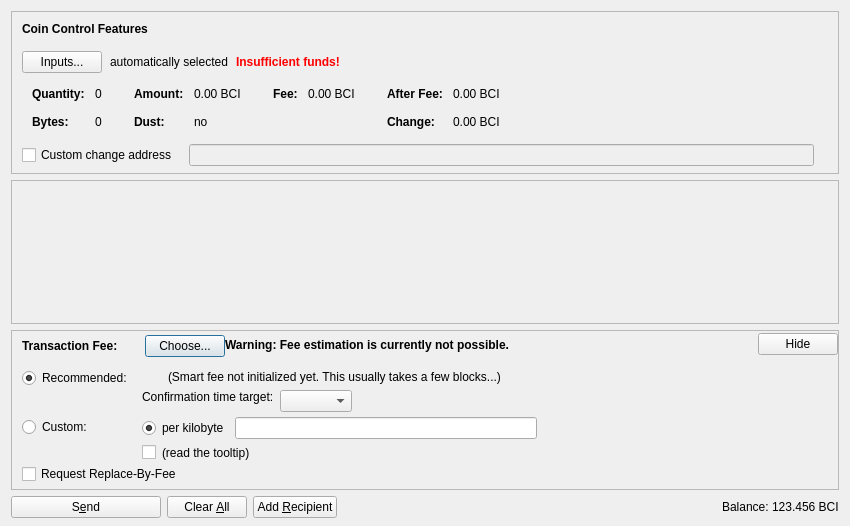
<?xml version="1.0" encoding="UTF-8"?>
<ui version="4.0">
 <class>SendCoinsDialog</class>
 <widget class="QDialog" name="SendCoinsDialog">
  <property name="geometry">
   <rect>
    <x>0</x>
    <y>0</y>
    <width>850</width>
    <height>526</height>
   </rect>
  </property>
  <property name="windowTitle">
   <string>Send Coins</string>
  </property>
  <layout class="QVBoxLayout" name="verticalLayout" stretch="0,1,0,0">
   <property name="bottomMargin">
    <number>8</number>
   </property>
   <item>
    <widget class="QFrame" name="frameCoinControl">
     <property name="sizePolicy">
      <sizepolicy hsizetype="Expanding" vsizetype="Expanding">
       <horstretch>0</horstretch>
       <verstretch>0</verstretch>
      </sizepolicy>
     </property>
     <property name="maximumSize">
      <size>
       <width>16777215</width>
       <height>16777215</height>
      </size>
     </property>
     <property name="frameShape">
      <enum>QFrame::StyledPanel</enum>
     </property>
     <property name="frameShadow">
      <enum>QFrame::Sunken</enum>
     </property>
     <layout class="QVBoxLayout" name="verticalLayoutCoinControl2">
      <property name="spacing">
       <number>0</number>
      </property>
      <property name="leftMargin">
       <number>0</number>
      </property>
      <property name="topMargin">
       <number>0</number>
      </property>
      <property name="rightMargin">
       <number>0</number>
      </property>
      <property name="bottomMargin">
       <number>6</number>
      </property>
      <item>
       <layout class="QVBoxLayout" name="verticalLayoutCoinControl" stretch="0,0,0,0,1">
        <property name="spacing">
         <number>0</number>
        </property>
        <property name="leftMargin">
         <number>10</number>
        </property>
        <property name="topMargin">
         <number>10</number>
        </property>
        <item>
         <layout class="QHBoxLayout" name="horizontalLayoutCoinControl1">
          <property name="bottomMargin">
           <number>15</number>
          </property>
          <item>
           <widget class="QLabel" name="labelCoinControlFeatures">
            <property name="sizePolicy">
             <sizepolicy hsizetype="Preferred" vsizetype="Maximum">
              <horstretch>0</horstretch>
              <verstretch>0</verstretch>
             </sizepolicy>
            </property>
            <property name="font">
             <font>
              <weight>75</weight>
              <bold>true</bold>
             </font>
            </property>
            <property name="styleSheet">
             <string notr="true">font-weight:bold;</string>
            </property>
            <property name="text">
             <string>Coin Control Features</string>
            </property>
           </widget>
          </item>
         </layout>
        </item>
        <item>
         <layout class="QHBoxLayout" name="horizontalLayoutCoinControl2" stretch="0,0,0,0">
          <property name="spacing">
           <number>8</number>
          </property>
          <property name="bottomMargin">
           <number>10</number>
          </property>
          <item>
           <widget class="QPushButton" name="pushButtonCoinControl">
            <property name="styleSheet">
             <string notr="true"/>
            </property>
            <property name="text">
             <string>Inputs...</string>
            </property>
            <property name="autoDefault">
             <bool>false</bool>
            </property>
           </widget>
          </item>
          <item>
           <widget class="QLabel" name="labelCoinControlAutomaticallySelected">
            <property name="text">
             <string>automatically selected</string>
            </property>
            <property name="margin">
             <number>5</number>
            </property>
           </widget>
          </item>
          <item>
           <widget class="QLabel" name="labelCoinControlInsuffFunds">
            <property name="font">
             <font>
              <weight>75</weight>
              <bold>true</bold>
             </font>
            </property>
            <property name="styleSheet">
             <string notr="true">color:red;font-weight:bold;</string>
            </property>
            <property name="text">
             <string>Insufficient funds!</string>
            </property>
            <property name="margin">
             <number>5</number>
            </property>
           </widget>
          </item>
          <item>
           <spacer name="horizontalSpacerCoinControl">
            <property name="orientation">
             <enum>Qt::Horizontal</enum>
            </property>
            <property name="sizeHint" stdset="0">
             <size>
              <width>40</width>
              <height>1</height>
             </size>
            </property>
           </spacer>
          </item>
         </layout>
        </item>
        <item>
         <widget class="QWidget" name="widgetCoinControl" native="true">
          <property name="sizePolicy">
           <sizepolicy hsizetype="Preferred" vsizetype="Preferred">
            <horstretch>0</horstretch>
            <verstretch>0</verstretch>
           </sizepolicy>
          </property>
          <property name="minimumSize">
           <size>
            <width>0</width>
            <height>0</height>
           </size>
          </property>
          <property name="styleSheet">
           <string notr="true"/>
          </property>
          <layout class="QHBoxLayout" name="horizontalLayoutCoinControl5">
           <property name="leftMargin">
            <number>0</number>
           </property>
           <property name="topMargin">
            <number>0</number>
           </property>
           <property name="rightMargin">
            <number>0</number>
           </property>
           <property name="bottomMargin">
            <number>0</number>
           </property>
           <item>
            <layout class="QHBoxLayout" name="horizontalLayoutCoinControl3" stretch="0,0,0,1">
             <property name="spacing">
              <number>20</number>
             </property>
             <property name="topMargin">
              <number>0</number>
             </property>
             <property name="bottomMargin">
              <number>10</number>
             </property>
             <item>
              <layout class="QFormLayout" name="formLayoutCoinControl1">
               <property name="horizontalSpacing">
                <number>10</number>
               </property>
               <property name="verticalSpacing">
                <number>14</number>
               </property>
               <property name="leftMargin">
                <number>10</number>
               </property>
               <property name="topMargin">
                <number>4</number>
               </property>
               <property name="rightMargin">
                <number>6</number>
               </property>
               <item row="0" column="0">
                <widget class="QLabel" name="labelCoinControlQuantityText">
                 <property name="font">
                  <font>
                   <weight>75</weight>
                   <bold>true</bold>
                  </font>
                 </property>
                 <property name="text">
                  <string>Quantity:</string>
                 </property>
                 <property name="margin">
                  <number>0</number>
                 </property>
                </widget>
               </item>
               <item row="0" column="1">
                <widget class="QLabel" name="labelCoinControlQuantity">
                 <property name="cursor">
                  <cursorShape>IBeamCursor</cursorShape>
                 </property>
                 <property name="contextMenuPolicy">
                  <enum>Qt::ActionsContextMenu</enum>
                 </property>
                 <property name="text">
                  <string notr="true">0</string>
                 </property>
                 <property name="margin">
                  <number>0</number>
                 </property>
                 <property name="textInteractionFlags">
                  <set>Qt::LinksAccessibleByMouse|Qt::TextSelectableByKeyboard|Qt::TextSelectableByMouse</set>
                 </property>
                </widget>
               </item>
               <item row="1" column="0">
                <widget class="QLabel" name="labelCoinControlBytesText">
                 <property name="font">
                  <font>
                   <weight>75</weight>
                   <bold>true</bold>
                  </font>
                 </property>
                 <property name="text">
                  <string>Bytes:</string>
                 </property>
                </widget>
               </item>
               <item row="1" column="1">
                <widget class="QLabel" name="labelCoinControlBytes">
                 <property name="cursor">
                  <cursorShape>IBeamCursor</cursorShape>
                 </property>
                 <property name="contextMenuPolicy">
                  <enum>Qt::ActionsContextMenu</enum>
                 </property>
                 <property name="text">
                  <string notr="true">0</string>
                 </property>
                 <property name="textInteractionFlags">
                  <set>Qt::LinksAccessibleByMouse|Qt::TextSelectableByKeyboard|Qt::TextSelectableByMouse</set>
                 </property>
                </widget>
               </item>
              </layout>
             </item>
             <item>
              <layout class="QFormLayout" name="formLayoutCoinControl2">
               <property name="horizontalSpacing">
                <number>10</number>
               </property>
               <property name="verticalSpacing">
                <number>14</number>
               </property>
               <property name="leftMargin">
                <number>6</number>
               </property>
               <property name="topMargin">
                <number>4</number>
               </property>
               <property name="rightMargin">
                <number>6</number>
               </property>
               <item row="0" column="0">
                <widget class="QLabel" name="labelCoinControlAmountText">
                 <property name="font">
                  <font>
                   <weight>75</weight>
                   <bold>true</bold>
                  </font>
                 </property>
                 <property name="text">
                  <string>Amount:</string>
                 </property>
                 <property name="margin">
                  <number>0</number>
                 </property>
                </widget>
               </item>
               <item row="0" column="1">
                <widget class="QLabel" name="labelCoinControlAmount">
                 <property name="cursor">
                  <cursorShape>IBeamCursor</cursorShape>
                 </property>
                 <property name="contextMenuPolicy">
                  <enum>Qt::ActionsContextMenu</enum>
                 </property>
                 <property name="text">
                  <string notr="true">0.00 BCI</string>
                 </property>
                 <property name="textInteractionFlags">
                  <set>Qt::LinksAccessibleByMouse|Qt::TextSelectableByKeyboard|Qt::TextSelectableByMouse</set>
                 </property>
                </widget>
               </item>
               <item row="1" column="0">
                <widget class="QLabel" name="labelCoinControlLowOutputText">
                 <property name="font">
                  <font>
                   <weight>75</weight>
                   <bold>true</bold>
                  </font>
                 </property>
                 <property name="text">
                  <string>Dust:</string>
                 </property>
                </widget>
               </item>
               <item row="1" column="1">
                <widget class="QLabel" name="labelCoinControlLowOutput">
                 <property name="cursor">
                  <cursorShape>IBeamCursor</cursorShape>
                 </property>
                 <property name="contextMenuPolicy">
                  <enum>Qt::ActionsContextMenu</enum>
                 </property>
                 <property name="text">
                  <string notr="true">no</string>
                 </property>
                 <property name="textInteractionFlags">
                  <set>Qt::LinksAccessibleByMouse|Qt::TextSelectableByKeyboard|Qt::TextSelectableByMouse</set>
                 </property>
                </widget>
               </item>
              </layout>
             </item>
             <item>
              <layout class="QFormLayout" name="formLayoutCoinControl3">
               <property name="horizontalSpacing">
                <number>10</number>
               </property>
               <property name="verticalSpacing">
                <number>14</number>
               </property>
               <property name="leftMargin">
                <number>6</number>
               </property>
               <property name="topMargin">
                <number>4</number>
               </property>
               <property name="rightMargin">
                <number>6</number>
               </property>
               <item row="0" column="0">
                <widget class="QLabel" name="labelCoinControlFeeText">
                 <property name="font">
                  <font>
                   <weight>75</weight>
                   <bold>true</bold>
                  </font>
                 </property>
                 <property name="text">
                  <string>Fee:</string>
                 </property>
                 <property name="margin">
                  <number>0</number>
                 </property>
                </widget>
               </item>
               <item row="0" column="1">
                <widget class="QLabel" name="labelCoinControlFee">
                 <property name="cursor">
                  <cursorShape>IBeamCursor</cursorShape>
                 </property>
                 <property name="contextMenuPolicy">
                  <enum>Qt::ActionsContextMenu</enum>
                 </property>
                 <property name="text">
                  <string notr="true">0.00 BCI</string>
                 </property>
                 <property name="textInteractionFlags">
                  <set>Qt::LinksAccessibleByMouse|Qt::TextSelectableByKeyboard|Qt::TextSelectableByMouse</set>
                 </property>
                </widget>
               </item>
              </layout>
             </item>
             <item>
              <layout class="QFormLayout" name="formLayoutCoinControl4">
               <property name="horizontalSpacing">
                <number>10</number>
               </property>
               <property name="verticalSpacing">
                <number>14</number>
               </property>
               <property name="leftMargin">
                <number>6</number>
               </property>
               <property name="topMargin">
                <number>4</number>
               </property>
               <property name="rightMargin">
                <number>6</number>
               </property>
               <item row="0" column="0">
                <widget class="QLabel" name="labelCoinControlAfterFeeText">
                 <property name="font">
                  <font>
                   <weight>75</weight>
                   <bold>true</bold>
                  </font>
                 </property>
                 <property name="text">
                  <string>After Fee:</string>
                 </property>
                 <property name="margin">
                  <number>0</number>
                 </property>
                </widget>
               </item>
               <item row="0" column="1">
                <widget class="QLabel" name="labelCoinControlAfterFee">
                 <property name="cursor">
                  <cursorShape>IBeamCursor</cursorShape>
                 </property>
                 <property name="contextMenuPolicy">
                  <enum>Qt::ActionsContextMenu</enum>
                 </property>
                 <property name="text">
                  <string notr="true">0.00 BCI</string>
                 </property>
                 <property name="textInteractionFlags">
                  <set>Qt::LinksAccessibleByMouse|Qt::TextSelectableByKeyboard|Qt::TextSelectableByMouse</set>
                 </property>
                </widget>
               </item>
               <item row="1" column="0">
                <widget class="QLabel" name="labelCoinControlChangeText">
                 <property name="font">
                  <font>
                   <weight>75</weight>
                   <bold>true</bold>
                  </font>
                 </property>
                 <property name="text">
                  <string>Change:</string>
                 </property>
                </widget>
               </item>
               <item row="1" column="1">
                <widget class="QLabel" name="labelCoinControlChange">
                 <property name="cursor">
                  <cursorShape>IBeamCursor</cursorShape>
                 </property>
                 <property name="contextMenuPolicy">
                  <enum>Qt::ActionsContextMenu</enum>
                 </property>
                 <property name="text">
                  <string notr="true">0.00 BCI</string>
                 </property>
                 <property name="textInteractionFlags">
                  <set>Qt::LinksAccessibleByMouse|Qt::TextSelectableByKeyboard|Qt::TextSelectableByMouse</set>
                 </property>
                </widget>
               </item>
              </layout>
             </item>
            </layout>
           </item>
          </layout>
         </widget>
        </item>
        <item>
         <layout class="QHBoxLayout" name="horizontalLayoutCoinControl4" stretch="0,0,0">
          <property name="spacing">
           <number>12</number>
          </property>
          <property name="sizeConstraint">
           <enum>QLayout::SetDefaultConstraint</enum>
          </property>
          <property name="topMargin">
           <number>5</number>
          </property>
          <property name="rightMargin">
           <number>5</number>
          </property>
          <item>
           <widget class="QCheckBox" name="checkBoxCoinControlChange">
            <property name="toolTip">
             <string>If this is activated, but the change address is empty or invalid, change will be sent to a newly generated address.</string>
            </property>
            <property name="text">
             <string>Custom change address</string>
            </property>
           </widget>
          </item>
          <item>
           <widget class="QValidatedLineEdit" name="lineEditCoinControlChange">
            <property name="enabled">
             <bool>false</bool>
            </property>
            <property name="sizePolicy">
             <sizepolicy hsizetype="Expanding" vsizetype="Fixed">
              <horstretch>0</horstretch>
              <verstretch>0</verstretch>
             </sizepolicy>
            </property>
           </widget>
          </item>
          <item>
           <widget class="QLabel" name="labelCoinControlChangeLabel">
            <property name="sizePolicy">
             <sizepolicy hsizetype="Preferred" vsizetype="Expanding">
              <horstretch>0</horstretch>
              <verstretch>0</verstretch>
             </sizepolicy>
            </property>
            <property name="minimumSize">
             <size>
              <width>0</width>
              <height>0</height>
             </size>
            </property>
            <property name="text">
             <string/>
            </property>
            <property name="margin">
             <number>3</number>
            </property>
           </widget>
          </item>
         </layout>
        </item>
        <item>
         <spacer name="verticalSpacerCoinControl">
          <property name="orientation">
           <enum>Qt::Vertical</enum>
          </property>
          <property name="sizeHint" stdset="0">
           <size>
            <width>800</width>
            <height>1</height>
           </size>
          </property>
         </spacer>
        </item>
       </layout>
      </item>
     </layout>
    </widget>
   </item>
   <item>
    <widget class="QScrollArea" name="scrollArea">
     <property name="widgetResizable">
      <bool>true</bool>
     </property>
     <widget class="QWidget" name="scrollAreaWidgetContents">
      <property name="geometry">
       <rect>
        <x>0</x>
        <y>0</y>
        <width>830</width>
        <height>104</height>
       </rect>
      </property>
      <layout class="QVBoxLayout" name="verticalLayout_2" stretch="0,1">
       <property name="leftMargin">
        <number>0</number>
       </property>
       <property name="topMargin">
        <number>0</number>
       </property>
       <property name="rightMargin">
        <number>0</number>
       </property>
       <property name="bottomMargin">
        <number>0</number>
       </property>
       <item>
        <layout class="QVBoxLayout" name="entries">
         <property name="spacing">
          <number>6</number>
         </property>
        </layout>
       </item>
       <item>
        <spacer name="verticalSpacer">
         <property name="orientation">
          <enum>Qt::Vertical</enum>
         </property>
         <property name="sizeHint" stdset="0">
          <size>
           <width>20</width>
           <height>40</height>
          </size>
         </property>
        </spacer>
       </item>
      </layout>
     </widget>
    </widget>
   </item>
   <item>
    <widget class="QFrame" name="frameFee">
     <property name="sizePolicy">
      <sizepolicy hsizetype="Expanding" vsizetype="Expanding">
       <horstretch>0</horstretch>
       <verstretch>0</verstretch>
      </sizepolicy>
     </property>
     <property name="maximumSize">
      <size>
       <width>16777215</width>
       <height>16777215</height>
      </size>
     </property>
     <property name="frameShape">
      <enum>QFrame::StyledPanel</enum>
     </property>
     <property name="frameShadow">
      <enum>QFrame::Sunken</enum>
     </property>
     <layout class="QVBoxLayout" name="verticalLayoutFee1">
      <property name="spacing">
       <number>0</number>
      </property>
      <property name="leftMargin">
       <number>0</number>
      </property>
      <property name="topMargin">
       <number>0</number>
      </property>
      <property name="rightMargin">
       <number>0</number>
      </property>
      <property name="bottomMargin">
       <number>0</number>
      </property>
      <item>
       <layout class="QVBoxLayout" name="verticalLayoutFee2" stretch="0,0,0">
        <property name="spacing">
         <number>0</number>
        </property>
        <property name="leftMargin">
         <number>10</number>
        </property>
        <property name="topMargin">
         <number>0</number>
        </property>
        <item>
         <layout class="QHBoxLayout" name="horizontalLayoutFee1">
          <property name="bottomMargin">
           <number>0</number>
          </property>
          <item>
           <layout class="QVBoxLayout" name="verticalLayoutFee7">
            <property name="spacing">
             <number>0</number>
            </property>
            <item>
             <spacer name="verticalSpacerSmartFee">
              <property name="orientation">
               <enum>Qt::Vertical</enum>
              </property>
              <property name="sizeType">
               <enum>QSizePolicy::Fixed</enum>
              </property>
              <property name="sizeHint" stdset="0">
               <size>
                <width>1</width>
                <height>4</height>
               </size>
              </property>
             </spacer>
            </item>
            <item>
             <layout class="QHBoxLayout" name="horizontalLayoutSmartFee">
              <property name="spacing">
               <number>10</number>
              </property>
              <item>
               <widget class="QLabel" name="labelFeeHeadline">
                <property name="sizePolicy">
                 <sizepolicy hsizetype="Preferred" vsizetype="Maximum">
                  <horstretch>0</horstretch>
                  <verstretch>0</verstretch>
                 </sizepolicy>
                </property>
                <property name="font">
                 <font>
                  <weight>75</weight>
                  <bold>true</bold>
                 </font>
                </property>
                <property name="styleSheet">
                 <string notr="true">font-weight:bold;</string>
                </property>
                <property name="text">
                 <string>Transaction Fee:</string>
                </property>
               </widget>
              </item>
              <item>
               <widget class="QLabel" name="labelFeeMinimized">
                <property name="text">
                 <string/>
                </property>
               </widget>
              </item>
              <item>
               <widget class="QPushButton" name="buttonChooseFee">
                <property name="text">
                 <string>Choose...</string>
                </property>
               </widget>
              </item>
             </layout>
            </item>
            <item>
             <spacer name="verticalSpacer_5">
              <property name="orientation">
               <enum>Qt::Vertical</enum>
              </property>
              <property name="sizeHint" stdset="0">
               <size>
                <width>1</width>
                <height>1</height>
               </size>
              </property>
             </spacer>
            </item>
           </layout>
          </item>
          <item>
           <widget class="QLabel" name="fallbackFeeWarningLabel">
            <property name="toolTip">
             <string>Using the fallbackfee can result in sending a transaction that will take several hours or days (or never) to confirm. Consider choosing your fee manually or wait until you have validated the complete chain.</string>
            </property>
            <property name="font">
            <font>
                <weight>75</weight>
                <bold>true</bold>
            </font>
            </property>
            <property name="text">
             <string>Warning: Fee estimation is currently not possible.</string>
            </property>
            <property name="wordWrap">
             <bool>false</bool>
            </property>
           </widget>
          </item>
          <item>
           <spacer name="horizontalSpacer_4">
            <property name="orientation">
             <enum>Qt::Horizontal</enum>
            </property>
            <property name="sizeType">
             <enum>QSizePolicy::MinimumExpanding</enum>
            </property>
            <property name="sizeHint" stdset="0">
             <size>
              <width>40</width>
              <height>20</height>
             </size>
            </property>
           </spacer>
          </item>
          <item>
           <widget class="QPushButton" name="buttonMinimizeFee">
            <property name="toolTip">
             <string>collapse fee-settings</string>
            </property>
            <property name="text">
             <string>Hide</string>
            </property>
           </widget>
          </item>
         </layout>
        </item>
        <item>
         <widget class="QFrame" name="frameFeeSelection">
          <layout class="QVBoxLayout" name="verticalLayoutFee12">
           <property name="spacing">
            <number>0</number>
           </property>
           <property name="leftMargin">
            <number>0</number>
           </property>
           <property name="topMargin">
            <number>0</number>
           </property>
           <property name="rightMargin">
            <number>0</number>
           </property>
           <property name="bottomMargin">
            <number>0</number>
           </property>
           <item>
            <layout class="QGridLayout" name="gridLayoutFee">
             <property name="topMargin">
              <number>10</number>
             </property>
             <property name="bottomMargin">
              <number>4</number>
             </property>
             <property name="horizontalSpacing">
              <number>10</number>
             </property>
             <property name="verticalSpacing">
              <number>4</number>
             </property>
             <item row="1" column="1">
              <layout class="QVBoxLayout" name="verticalLayoutFee8">
               <property name="spacing">
                <number>6</number>
               </property>
               <item>
                <layout class="QHBoxLayout" name="horizontalLayoutFee13">
                 <item>
                  <widget class="QRadioButton" name="radioCustomPerKilobyte">
                   <property name="toolTip">
                    <string>If the custom fee is set to 1000 satoshis and the transaction is only 250 bytes, then &quot;per kilobyte&quot; only pays 250 satoshis in fee, while &quot;total at least&quot; pays 1000 satoshis. For transactions bigger than a kilobyte both pay by kilobyte.</string>
                   </property>
                   <property name="text">
                    <string>per kilobyte</string>
                   </property>
                   <property name="checked">
                    <bool>true</bool>
                   </property>
                   <attribute name="buttonGroup">
                    <string notr="true">groupCustomFee</string>
                   </attribute>
                  </widget>
                 </item>
                 <item>
                  <widget class="BitcoinAmountField" name="customFee"/>
                 </item>
                 <item>
                  <spacer name="horizontalSpacer_6">
                   <property name="orientation">
                    <enum>Qt::Horizontal</enum>
                   </property>
                   <property name="sizeHint" stdset="0">
                    <size>
                     <width>1</width>
                     <height>1</height>
                    </size>
                   </property>
                  </spacer>
                 </item>
                </layout>
               </item>
               <item>
                <layout class="QHBoxLayout" name="horizontalLayoutFee8">
                 <item>
                  <widget class="QCheckBox" name="checkBoxMinimumFee">
                   <property name="toolTip">
                    <string>Paying only the minimum fee is just fine as long as there is less transaction volume than space in the blocks. But be aware that this can end up in a never confirming transaction once there is more demand for bitcoin transactions than the network can process.</string>
                   </property>
                   <property name="text">
                    <string/>
                   </property>
                  </widget>
                 </item>
                 <item>
                  <widget class="QLabel" name="labelMinFeeWarning">
                   <property name="enabled">
                    <bool>true</bool>
                   </property>
                   <property name="toolTip">
                    <string>Paying only the minimum fee is just fine as long as there is less transaction volume than space in the blocks. But be aware that this can end up in a never confirming transaction once there is more demand for bitcoin transactions than the network can process.</string>
                   </property>
                   <property name="text">
                    <string>(read the tooltip)</string>
                   </property>
                   <property name="margin">
                    <number>5</number>
                   </property>
                  </widget>
                 </item>
                 <item>
                  <spacer name="horizontalSpacer_2">
                   <property name="orientation">
                    <enum>Qt::Horizontal</enum>
                   </property>
                   <property name="sizeHint" stdset="0">
                    <size>
                     <width>1</width>
                     <height>1</height>
                    </size>
                   </property>
                  </spacer>
                 </item>
                </layout>
               </item>
              </layout>
             </item>
             <item row="0" column="0">
              <layout class="QVBoxLayout" name="verticalLayoutFee4" stretch="0,1">
               <item>
                <widget class="QRadioButton" name="radioSmartFee">
                 <property name="text">
                  <string>Recommended:</string>
                 </property>
                 <property name="checked">
                  <bool>true</bool>
                 </property>
                 <attribute name="buttonGroup">
                  <string notr="true">groupFee</string>
                 </attribute>
                </widget>
               </item>
               <item>
                <spacer name="verticalSpacer_2">
                 <property name="orientation">
                  <enum>Qt::Vertical</enum>
                 </property>
                 <property name="sizeHint" stdset="0">
                  <size>
                   <width>1</width>
                   <height>1</height>
                  </size>
                 </property>
                </spacer>
               </item>
              </layout>
             </item>
             <item row="1" column="0">
              <layout class="QVBoxLayout" name="verticalLayoutFee9" stretch="0,1">
               <item>
                <widget class="QRadioButton" name="radioCustomFee">
                 <property name="text">
                  <string>Custom:</string>
                 </property>
                 <attribute name="buttonGroup">
                  <string notr="true">groupFee</string>
                 </attribute>
                </widget>
               </item>
               <item>
                <spacer name="verticalSpacer_6">
                 <property name="orientation">
                  <enum>Qt::Vertical</enum>
                 </property>
                 <property name="sizeHint" stdset="0">
                  <size>
                   <width>1</width>
                   <height>1</height>
                  </size>
                 </property>
                </spacer>
               </item>
              </layout>
             </item>
             <item row="0" column="1">
              <layout class="QVBoxLayout" name="verticalLayoutFee3" stretch="0,0,1">
               <property name="spacing">
                <number>6</number>
               </property>
               <property name="topMargin">
                <number>2</number>
               </property>
               <item>
                <layout class="QHBoxLayout" name="horizontalLayoutFee12">
                 <item>
                  <widget class="QLabel" name="labelSmartFee">
                   <property name="text">
                    <string/>
                   </property>
                   <property name="margin">
                    <number>2</number>
                   </property>
                  </widget>
                 </item>
                 <item>
                  <widget class="QLabel" name="labelFeeEstimation">
                   <property name="text">
                    <string/>
                   </property>
                  </widget>
                 </item>
                 <item>
                  <widget class="QLabel" name="labelSmartFee2">
                   <property name="text">
                    <string>(Smart fee not initialized yet. This usually takes a few blocks...)</string>
                   </property>
                   <property name="margin">
                    <number>2</number>
                   </property>
                  </widget>
                 </item>
                 <item>
                  <spacer name="horizontalSpacer_5">
                   <property name="orientation">
                    <enum>Qt::Horizontal</enum>
                   </property>
                   <property name="sizeHint" stdset="0">
                    <size>
                     <width>1</width>
                     <height>1</height>
                    </size>
                   </property>
                  </spacer>
                 </item>
                </layout>
               </item>
               <item>
                <layout class="QHBoxLayout" name="horizontalLayoutFee9">
                 <item>
                  <layout class="QVBoxLayout" name="verticalLayoutFee6">
                   <item>
                    <widget class="QLabel" name="labelSmartFee3">
                     <property name="text">
                      <string>Confirmation time target:</string>
                     </property>
                     <property name="margin">
                      <number>2</number>
                     </property>
                    </widget>
                   </item>
                   <item>
                    <spacer name="verticalSpacer_3">
                     <property name="orientation">
                      <enum>Qt::Vertical</enum>
                     </property>
                     <property name="sizeHint" stdset="0">
                      <size>
                       <width>1</width>
                       <height>1</height>
                      </size>
                     </property>
                    </spacer>
                   </item>
                  </layout>
                 </item>
                 <item>
                  <layout class="QVBoxLayout" name="verticalLayoutFee5">
                   <property name="rightMargin">
                    <number>30</number>
                   </property>
                   <item>
                    <layout class="QHBoxLayout" name="horizontalLayoutConfTarget">
                     <property name="bottomMargin">
                      <number>0</number>
                     </property>
                     <item>
                      <widget class="QComboBox" name="confTargetSelector"/>
                     </item>
                     <item>
                      <spacer name="horizontalSpacerConfTarget">
                       <property name="orientation">
                        <enum>Qt::Horizontal</enum>
                       </property>
                       <property name="sizeHint" stdset="0">
                        <size>
                         <width>40</width>
                         <height>20</height>
                        </size>
                       </property>
                      </spacer>
                     </item>
                    </layout>
                   </item>
                  </layout>
                 </item>
                </layout>
               </item>
               <item>
                <spacer name="verticalSpacer_4">
                 <property name="orientation">
                  <enum>Qt::Vertical</enum>
                 </property>
                 <property name="sizeHint" stdset="0">
                  <size>
                   <width>1</width>
                   <height>1</height>
                  </size>
                 </property>
                </spacer>
               </item>
              </layout>
             </item>
            </layout>
           </item>
           <item>
            <widget class="QCheckBox" name="optInRBF">
             <property name="text">
              <string>Request Replace-By-Fee</string>
             </property>
             <property name="toolTip">
              <string>Indicates that the sender may wish to replace this transaction with a new one paying higher fees (prior to being confirmed).</string>
             </property>
            </widget>
           </item>
          </layout>
         </widget>
        </item>
        <item>
         <spacer name="verticalSpacerFee">
          <property name="orientation">
           <enum>Qt::Vertical</enum>
          </property>
          <property name="sizeHint" stdset="0">
           <size>
            <width>40</width>
            <height>5</height>
           </size>
          </property>
         </spacer>
        </item>
       </layout>
      </item>
     </layout>
    </widget>
   </item>
   <item>
    <layout class="QHBoxLayout" name="horizontalLayout">
     <item>
      <widget class="QPushButton" name="sendButton">
       <property name="minimumSize">
        <size>
         <width>150</width>
         <height>0</height>
        </size>
       </property>
       <property name="toolTip">
        <string>Confirm the send action</string>
       </property>
       <property name="text">
        <string>S&amp;end</string>
       </property>
       <property name="icon">
        <iconset resource="../bitcoin.qrc">
         <normaloff>:/icons/send</normaloff>:/icons/send</iconset>
       </property>
       <property name="autoDefault">
        <bool>false</bool>
       </property>
       <property name="default">
        <bool>false</bool>
       </property>
      </widget>
     </item>
     <item>
      <widget class="QPushButton" name="clearButton">
       <property name="sizePolicy">
        <sizepolicy hsizetype="Minimum" vsizetype="Fixed">
         <horstretch>0</horstretch>
         <verstretch>0</verstretch>
        </sizepolicy>
       </property>
       <property name="toolTip">
        <string>Clear all fields of the form.</string>
       </property>
       <property name="text">
        <string>Clear &amp;All</string>
       </property>
       <property name="icon">
        <iconset resource="../bitcoin.qrc">
         <normaloff>:/icons/remove</normaloff>:/icons/remove</iconset>
       </property>
       <property name="autoDefault">
        <bool>false</bool>
       </property>
      </widget>
     </item>
     <item>
      <widget class="QPushButton" name="addButton">
       <property name="toolTip">
        <string>Send to multiple recipients at once</string>
       </property>
       <property name="text">
        <string>Add &amp;Recipient</string>
       </property>
       <property name="icon">
        <iconset resource="../bitcoin.qrc">
         <normaloff>:/icons/add</normaloff>:/icons/add</iconset>
       </property>
       <property name="autoDefault">
        <bool>false</bool>
       </property>
      </widget>
     </item>
     <item>
      <spacer name="horizontalSpacer">
       <property name="orientation">
        <enum>Qt::Horizontal</enum>
       </property>
       <property name="sizeHint" stdset="0">
        <size>
         <width>40</width>
         <height>20</height>
        </size>
       </property>
      </spacer>
     </item>
     <item>
      <layout class="QHBoxLayout" name="horizontalLayout_2">
       <property name="spacing">
        <number>3</number>
       </property>
       <item>
        <widget class="QLabel" name="label">
         <property name="sizePolicy">
          <sizepolicy hsizetype="Preferred" vsizetype="Fixed">
           <horstretch>0</horstretch>
           <verstretch>0</verstretch>
          </sizepolicy>
         </property>
         <property name="text">
          <string>Balance:</string>
         </property>
        </widget>
       </item>
       <item>
        <widget class="QLabel" name="labelBalance">
         <property name="sizePolicy">
          <sizepolicy hsizetype="Preferred" vsizetype="Fixed">
           <horstretch>0</horstretch>
           <verstretch>0</verstretch>
          </sizepolicy>
         </property>
         <property name="cursor">
          <cursorShape>IBeamCursor</cursorShape>
         </property>
         <property name="text">
          <string notr="true">123.456 BCI</string>
         </property>
         <property name="textInteractionFlags">
          <set>Qt::LinksAccessibleByMouse|Qt::TextSelectableByKeyboard|Qt::TextSelectableByMouse</set>
         </property>
        </widget>
       </item>
      </layout>
     </item>
    </layout>
   </item>
  </layout>
 </widget>
 <customwidgets>
  <customwidget>
   <class>QValidatedLineEdit</class>
   <extends>QLineEdit</extends>
   <header>qvalidatedlineedit.h</header>
  </customwidget>
  <customwidget>
   <class>BitcoinAmountField</class>
   <extends>QLineEdit</extends>
   <header>bitcoinamountfield.h</header>
   <container>1</container>
  </customwidget>
 </customwidgets>
 <resources>
  <include location="../bitcoin.qrc"/>
 </resources>
 <connections/>
 <buttongroups>
  <buttongroup name="groupFee"/>
  <buttongroup name="groupCustomFee"/>
 </buttongroups>
</ui>
